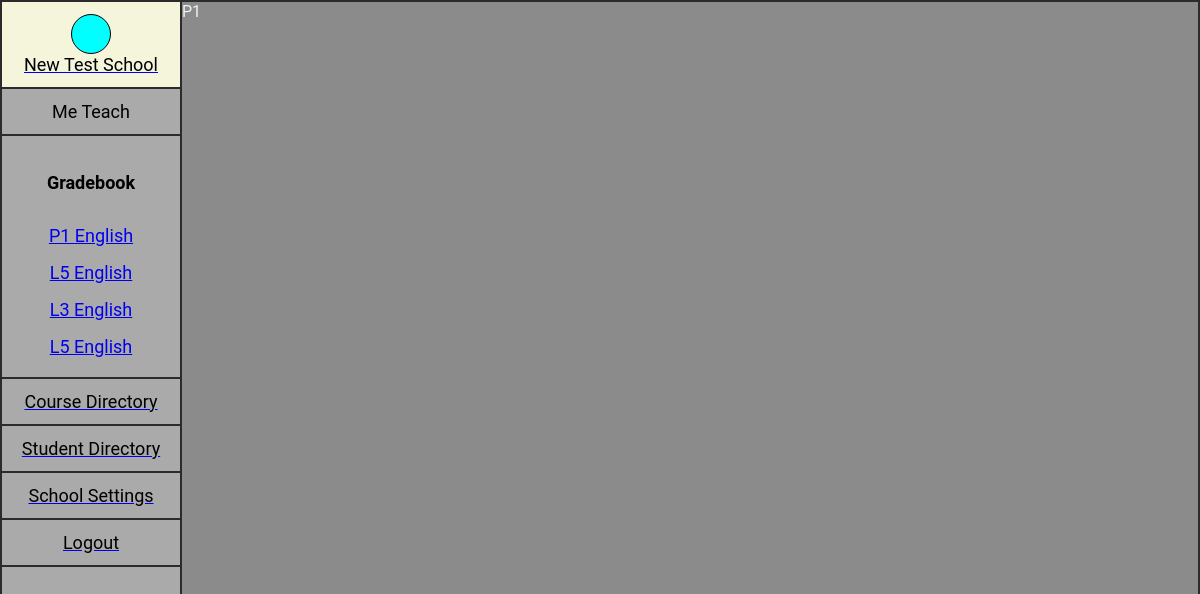
The app's page /gradebook/asdd (signed in) with its own data.
### app/user.py (models this page shows, shortened)
class User(AbstractUser):
    first_name = models.CharField(max_length=256, blank=True)
    last_name = models.CharField(max_length=256, blank=True)
    phone = models.CharField(max_length=32, blank=True)
    social = models.CharField(max_length=64, blank=True, null=True) #for use with other contact servicers such as LINE, MESSENGER or WHATSAPP
    school = models.ForeignKey('School', on_delete=models.SET_NULL, related_name='user', null=True, blank=True)
    tag = models.CharField(max_length=64, blank=True, null=True) #if they have a school ID or other form of required identifier.
    is_admin = models.BooleanField(default=False)
    is_teacher = models.BooleanField(default=False)
    is_parent = models.BooleanField(default=False)
    timestamp = models.DateTimeField(auto_now_add=True)
    pass

### app/models.py (models this page shows, shortened)
class School(models.Model):
    master = models.ForeignKey('User', on_delete=models.CASCADE, related_name='created_school', null=False)
    admins = models.ManyToManyField('User', related_name='admin_school')
    name = models.CharField(max_length=128, blank=False, null=True)
    address = models.CharField(max_length=512, blank=False, null=True)
    phone = models.CharField(max_length=32, blank=False, null=True)
    admin_code = models.CharField(max_length=14, blank=False, default='aaaa-aaaa-aaaa') #referal code
    teacher_code = models.CharField(max_length=14, blank=False, default='aaaa-aaaa-aaaa') #referal code
    parent_code = models.CharField(max_length=14, blank=False, default='aaaa-aaaa-aaaa') #referal code
    timestamp = models.DateTimeField(auto_now_add=True)
    objects = models.Manager()

class Course(models.Model):
    school = models.ForeignKey('School', on_delete=models.CASCADE, related_name='facility', null=False)
    teacher = models.ForeignKey('User', on_delete=models.SET_NULL, related_name='teacher', null=True, blank=True)
    added_by = models.ForeignKey('User', on_delete=models.CASCADE, related_name='course_added_by', null=True, blank=True)
    name = models.CharField(max_length=64, blank=False, null=True) #name of class
    subject = models.CharField(max_length=128, blank=False) #subject of class
    grade_type = models.BooleanField(default=0, blank=False) #used to set grading system
    code = models.CharField(max_length=128, blank=True, null=True) #class identifer or differentiator(if any)
    level = models.CharField(max_length=24, blank=True, null=True)
    description = models.TextField(max_length=512, blank=True, null=True)
    online = models.BooleanField(default=False, blank=True, null=True) #if course is online(true) or inperson (false)
    location = models.CharField(max_length=128, blank=True, null=True) #physical location of class if any
    students = models.PositiveIntegerField(blank=True, null=True, default=0)
    start_date = models.DateField(auto_now_add=False, blank=True, null=True)
    end_date = models.DateField(auto_now_add=False, blank=True, null=True)
    start_time = models.TimeField(blank=True, default='0:0:0')
    end_time = models.TimeField(blank=True, default='0:0:0')
    timestamp = models.DateTimeField(auto_now_add=True)

### app/views.py (the view)
# urls.py: path("gradebook/<str:course>", views.gradebook, name="gradebook"),
@csrf_exempt
@login_required
def gradebook(request, course):
    user = request.user
    if user.school:
        course = Course.objects.get(code=course)
        if course.school == user.school:
            courses = Course.objects.filter(teacher=user).order_by('start_time')
            return render(request, "app/gradebook.html",{'course':course,
                                                         'courses':courses})
        return HttpResponseRedirect(reverse("courses"))
    return HttpResponseRedirect(reverse("index"))

### app/templates/app/gradebook.html (shortened to what this page needs)
{% extends 'app/layout.html' %}
{% load static %}
{% block body %}
<body>
    {{course.name}}
</body>
{% endblock %}

### app/templates/app/layout.html (shortened to what this page needs)
{% load static %}
<!DOCTYPE html>
<html>
    <head>
        <link href="{% static 'app/styles.css' %}" rel="stylesheet">
    </head>
    <div class="row">
        <div class="frame">
            {% if request.user.is_authenticated %}
                <div class="nav-line" id="nav-line">
                    {% if user.school %}
                    <a href="{% url 'index' %}">
                    <div class="nav-block" id="schoolBlock">
                        <div class="nav-img"></div>
                        <div>{{ user.school.name }}</div>
                    </div>
                    </a>
                    {% endif %}
                    <div class="nav-block" id="teacherBlock">
                        <div>{{ user.first_name }} {{user.last_name}}</div>
                    </div>
                    {% if user.school %}
                        {% if user.is_teacher and courses %}
                        <div class="nav-block" id="gradebook-block">
                            <h4>Gradebook</h4>
                            {% for course in courses %}
                            <a href="{% url 'gradebook' course.code %}" class="nav-dropdown-item">{{ course.name }} {{course.subject}}</a>
                            {% endfor %}
                        </div>
                        {% endif %}
                        {% if user.is_admin %}
                        <a class="button" href="{% url 'courses' 'school' %}">
                            <div class="nav-block" id="CoursesBlock">Course Directory</div>
                        </a>
                        <a class="button" href="{% url 'students' 'school' %}">
                            <div class="nav-block">Student Directory</div>
                        </a>
                        <a class="button" href="{% url 'settings' %}">
                            <div class="nav-block" id="settingsBlock">School Settings</div>
                        </a>
                        {% endif %}
                    {% endif %}
                    <a class="button" href="{% url 'logout' %}">
                        <div class="nav-block" >Logout</div>
                    </a>
                </div>
            {% endif %}
            <main>
                {% block body %}
                {% endblock %}
            </main>
        </div>
    </div>
</html>

### app/static/app/styles.css (style rules this page uses)
body, html, nav, main { height: 100%; }
* { box-sizing:border-box; }
body { display: flex; flex-direction: column; margin: 0; background-color: rgb(40, 40, 40); font-family: 'Roboto', arial; color: rgb(241, 241, 241); }
.row { display: flex; flex: 1; }
.frame { display:flex; flex-direction: row; flex-grow: 1; flex-shrink: 1; flex-basis: 0; background-color: rgb(139, 139, 139); border: .25vh solid #2b2b2b; }
.nav-line { display: flex; flex-direction: column; width: 180px; height: 100%; background-color: rgb(170, 170, 170); border-right: .25vh solid #2b2b2b; }
.nav-block { display: flex; flex-direction: column; justify-content: flex-start; align-items: center; width: auto; height: fit-content; padding: 1.5vh; color: black; font-size: large; border-bottom: .25vh solid #2b2b2b; }
.nav-img { width: 40px; height: 40px; border-radius: 100%; border: 1px solid black; background-color: aqua; }
.nav-dropdown-item { display: flex; align-items: center; justify-content: space-evenly; width: 100%; align-self: flex-end; padding:1vh; }
#schoolBlock { background-color: beige; }
#teacherBlock { justify-content: none; align-items: none; }

### records on screen
User: school.name "New Test School", first_name "Me", last_name "Teach"
Course: name "P1", subject "English"
Course: name "L5", subject "English"
Course: name "L3", subject "English"
Course: name "L5", subject "English"
